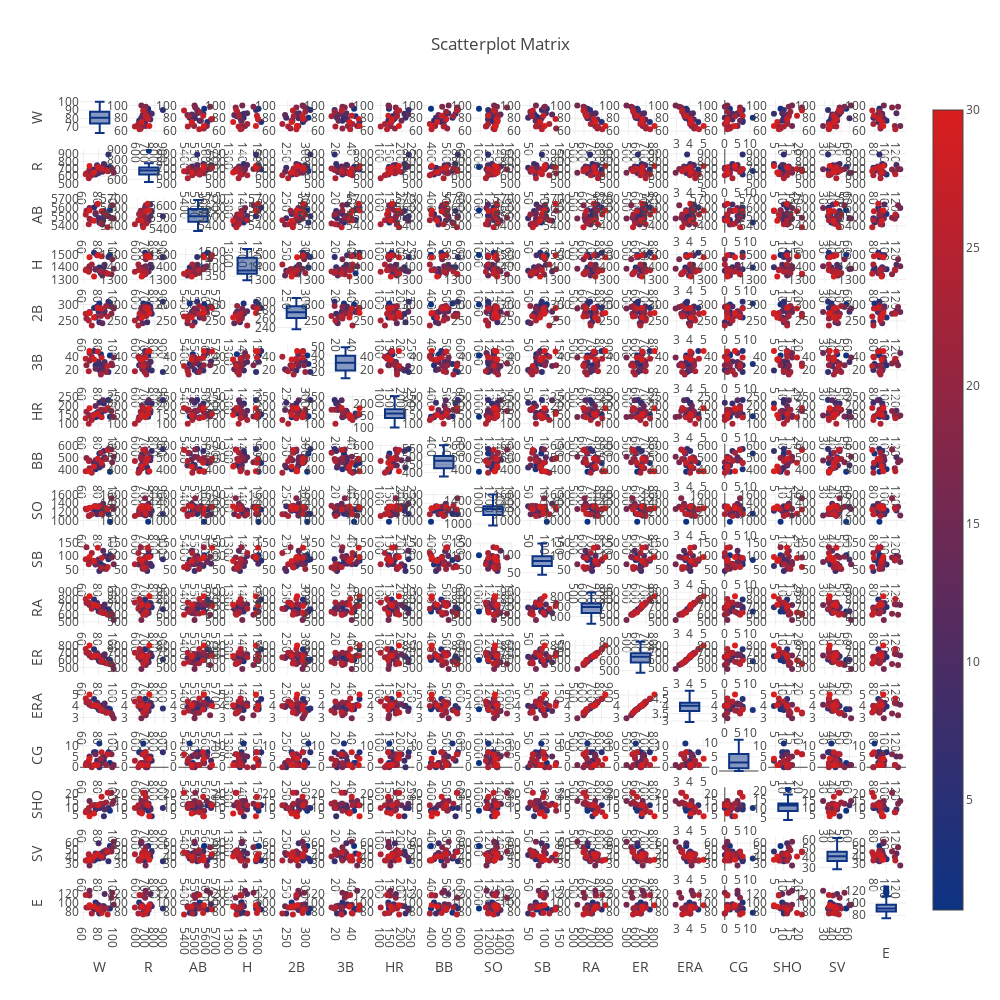

Notebook cell for this chart:
### Code cell
df = baseball
data = df.loc[:,['W', 'R', 'AB', 'H', '2B', '3B', 'HR', 'BB', 'SO', 'SB', 'RA', 'ER',
       'ERA', 'CG', 'SHO', 'SV', 'E']]
data["index"] = np.arange(1, len(data) +1)

fig = ff.create_scatterplotmatrix(data, diag ='box', index = 'index', colormap = 'Portland', 
                                      colormap_type ='cat', height = 1000, width = 1000)
iplot(fig)
